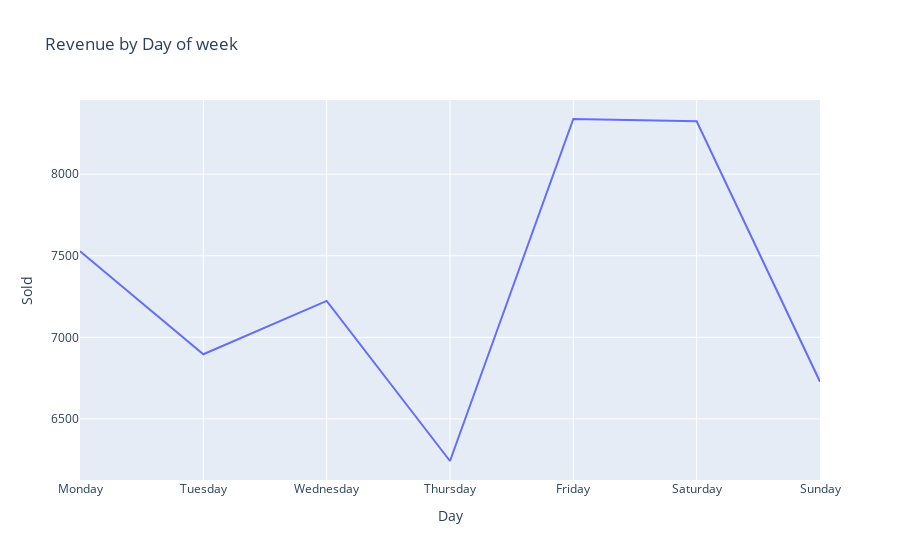

Notebook code cell kept with this figure:
### Code cell
fig7 = px.line(weekday, x='Day', y='Sold', title='Revenue by Day of week')
fig7.show()

### Figure 1 — Plotly figure (JSON) as saved in the notebook; plotly's stock layout.template omitted (floating-point values rounded to 4 significant figures)
{"data": [{"hovertemplate": "Day=%{x}<br>Sold=%{y}<extra></extra>", "legendgroup": "", "line": {"color": "#636efa", "dash": "solid"}, "marker": {"symbol": "circle"}, "mode": "lines", "name": "", "orientation": "v", "showlegend": false, "type": "scatter", "x": ["Monday", "Tuesday", "Wednesday", "Thursday", "Friday", "Saturday", "Sunday"], "xaxis": "x", "y": [7528, 6896, 7223, 6242, 8338, 8324, 6728], "yaxis": "y"}], "layout": {"legend": {"tracegroupgap": 0}, "title": {"text": "Revenue by Day of week"}, "xaxis": {"anchor": "y", "domain": [0, 1], "title": {"text": "Day"}}, "yaxis": {"anchor": "x", "domain": [0, 1], "title": {"text": "Sold"}}}}
